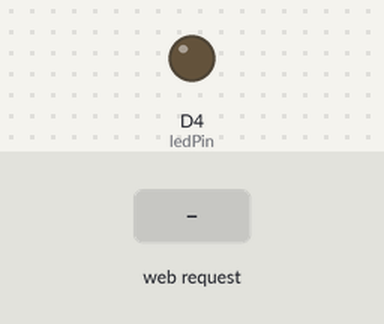
A sketch run on a simulated ESP8266 (NodeMCU). Parts: output pins drawn as LEDs (lit = HIGH). The inputs (shaded band) are chosen by the test bench. What the sketch prints to the serial monitor is not drawn.

Above: at 2.2 s.
2.3 s: HTTP request GET /on received
At 3.4 s:
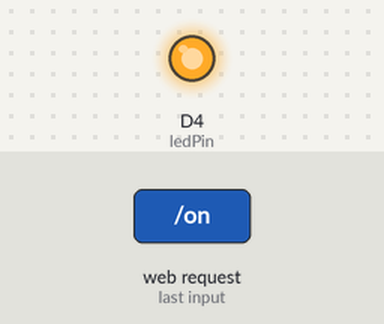
3.8 s: HTTP request GET /off received
At 4.5 s:
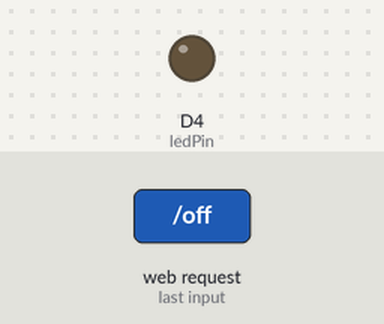
Timing chart, 0 to 6.8 s (numbered marks = the images above; inputs shaded):
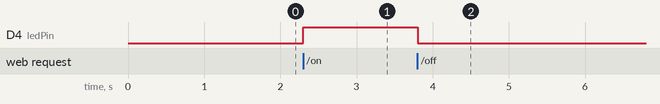

Measured:
- after the input at 2.3 s, D4 (ledPin): LOW → HIGH at once
- after the input at 3.8 s, D4 (ledPin): HIGH → LOW at once

The sketch:

WiFiAccessPoint.ino
```cpp
#include <ESP8266WiFi.h>
#include <WiFiClient.h>
#include <ESP8266WebServer.h>

#ifndef APSSID
#define APSSID "ESPap"
#define APPSK "ESP9876543210"
#endif

// Set these to your desired credentials.
const char *ssid = APSSID;
const char *password = APPSK;

ESP8266WebServer server(80);
const int ledPin = D4; // Change as necessary

void handleRoot() {
  String html = "<h1>You are connected</h1>";
  html += "<button onclick=\"location.href='/on'\">Turn ON</button><br>";
  html += "<button onclick=\"location.href='/off'\">Turn OFF</button><br>";
  html += "<button onclick=\"location.href='/status'\">Check Status</button>";
  server.send(200, "text/html", html);
}

void handleLEDOn() {
  digitalWrite(ledPin, HIGH);
  server.send(200, "text/html", "<h1>LED is ON</h1><button onclick=\"location.href='/'\">Back</button>");
}

void handleLEDOff() {
  digitalWrite(ledPin, LOW);
  server.send(200, "text/html", "<h1>LED is OFF</h1><button onclick=\"location.href='/'\">Back</button>");
}

void handleStatus() {
  String status = digitalRead(ledPin) == HIGH ? "ON" : "OFF";
  String json = "{\"status\": \"" + status + "\"}";
  server.send(200, "application/json", json);
}

void setup() {
  delay(1000);
  Serial.begin(115200);
  Serial.println();
  Serial.print("Configuring access point...");

  // Set up the LED pin
  pinMode(ledPin, OUTPUT);
  digitalWrite(ledPin, LOW); // Ensure LED is off initially

  WiFi.softAP(ssid, password);
  IPAddress myIP = WiFi.softAPIP();
  Serial.print("AP IP address: ");
  Serial.println(myIP);

  // Define routes
  server.on("/", handleRoot);
  server.on("/on", handleLEDOn);
  server.on("/off", handleLEDOff);
  server.on("/status", handleStatus);

  server.begin();
  Serial.println("HTTP server started");
}

void loop() {
  server.handleClient();
}
```
